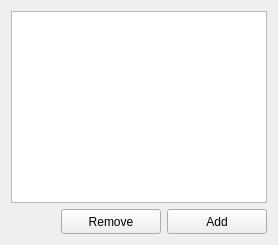
            <widget class="QWidget" name="tab_28">
             <attribute name="title">
              <string>Dark</string>
             </attribute>
             <layout class="QGridLayout" name="gridLayout_99">
              <item row="1" column="1">
               <widget class="QPushButton" name="pushButton_29">
                <property name="minimumSize">
                 <size>
                  <width>100</width>
                  <height>25</height>
                 </size>
                </property>
                <property name="maximumSize">
                 <size>
                  <width>100</width>
                  <height>25</height>
                 </size>
                </property>
                <property name="text">
                 <string>Remove</string>
                </property>
                <property name="icon">
                 <iconset>
                  <normaloff>../.designer/.designer/backup/img/rem.png</normaloff>../.designer/.designer/backup/img/rem.png</iconset>
                </property>
               </widget>
              </item>
              <item row="1" column="0">
               <widget class="QLabel" name="label_62">
                <property name="text">
                 <string/>
                </property>
               </widget>
              </item>
              <item row="0" column="0" colspan="3">
               <widget class="QListWidget" name="listWidget_15">
                <property name="selectionMode">
                 <enum>QAbstractItemView::ExtendedSelection</enum>
                </property>
               </widget>
              </item>
              <item row="1" column="2">
               <widget class="QPushButton" name="pushButton_30">
                <property name="minimumSize">
                 <size>
                  <width>100</width>
                  <height>25</height>
                 </size>
                </property>
                <property name="maximumSize">
                 <size>
                  <width>100</width>
                  <height>25</height>
                 </size>
                </property>
                <property name="text">
                 <string>Add</string>
                </property>
                <property name="icon">
                 <iconset>
                  <normaloff>../.designer/.designer/backup/img/add.png</normaloff>../.designer/.designer/backup/img/add.png</iconset>
                </property>
               </widget>
              </item>
             </layout>
            </widget>
